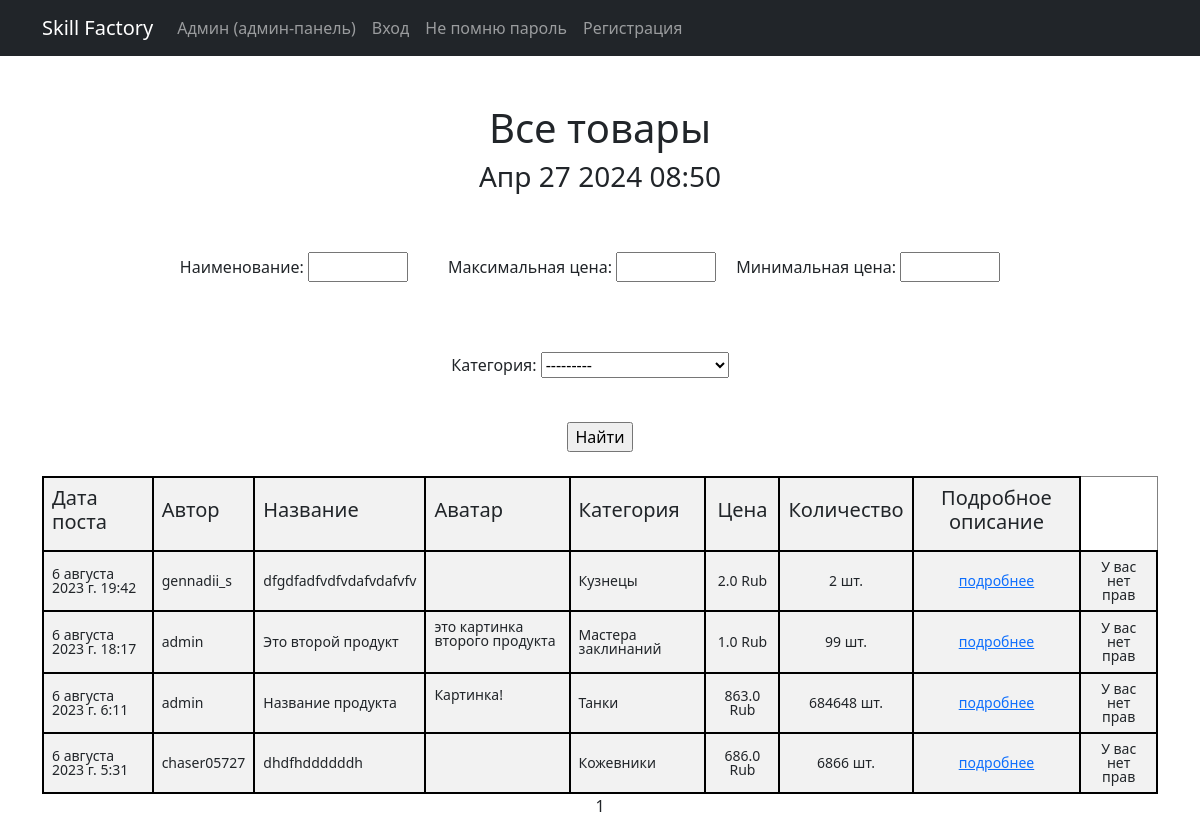
Screenshot of /products/ with the database file from the repository.
### simpleapp/models.py (models this page shows, shortened)
class Product(models.Model):
    class Meta:
        verbose_name = 'Продукт'
        verbose_name_plural = 'Продукты'
    author = models.ForeignKey(Author, on_delete=models.CASCADE)
    icon = RichTextField( # поле для иконки
        verbose_name='Иконка',
        blank=True,  # поле необязательное, может быть пустым
    )
    name = models.TextField(
        max_length=254,
        unique=True, # названия товаров не должны повторяться
        verbose_name='Название',
    )
    description = RichTextField(verbose_name = 'Описание')
    quantity = models.IntegerField(
        validators=[MinValueValidator(0)], verbose_name = 'Количество'
    )
    category = models.ForeignKey(
        to='Category',
        on_delete=models.CASCADE,
        related_name='products', # все продукты в категории будут доступны через поле products
        verbose_name='Категория',
    )
    price = models.FloatField(
        validators=[MinValueValidator(0.0)],
        verbose_name = 'Цена',
    )
    created_at = models.DateTimeField(
        default=timezone.now,  # Значение по умолчанию - текущая дата и время
        verbose_name='Дата создания',
    )

class Author(models.Model):
    authorUser = models.OneToOneField(User, on_delete=models.CASCADE)
    class Meta:
        verbose_name = "Автор"
        verbose_name_plural = "Авторы"

class Category(models.Model):
    TANKS = 'Танки'
    HEALERS = 'Хилы'
    DPS = 'ДД'
    TRADERS = 'Торговцы'
    GUILD_MASTERS = 'Гилдмастеры'
    QUEST_GIVERS = 'Квестгиверы'
    BLACKSMITHS = 'Кузнецы'
    LEATHERWORKERS = 'Кожевники'
    ALCHEMISTS = 'Зельевары'
    SPELL_MASTERS = 'Мастера заклинаний'
    CATEGORY_CHOICES = [
        (TANKS, 'Танки'),
        (HEALERS, 'Хилы'),
        (DPS, 'ДД'),
        (TRADERS, 'Торговцы'),
        (GUILD_MASTERS, 'Гилдмастеры'),
        (QUEST_GIVERS, 'Квестгиверы'),
        (BLACKSMITHS, 'Кузнецы'),
        (LEATHERWORKERS, 'Кожевники'),
        (ALCHEMISTS, 'Зельевары'),
        (SPELL_MASTERS, 'Мастера заклинаний'),
    ]
    name = models.CharField(
        max_length=30,
        choices=CATEGORY_CHOICES,
        verbose_name='Категория',
    )
    class Meta:
        verbose_name = 'Категория'
        verbose_name_plural = 'Категории'

### simpleapp/views.py (the view)
# urls.py: path('', ProductsList.as_view(), name='product_list'),
class ProductsList(ListView):
    model = Product
    ordering = 'name'
    template_name = 'products.html'
    context_object_name = 'products'
    paginate_by = 4  # вот так мы можем указать количество записей на странице
    ordering = '-created_at'# сортировка по дате создания поста объявления
    def get_queryset(self):
        queryset = super().get_queryset()
        self.filterset = ProductFilter(self.request.GET, queryset)
        return self.filterset.qs.select_related('category')
    def get_context_data(self, **kwargs):
        context = super().get_context_data(**kwargs)
        context['time_now'] = datetime.now()
        context['next_sale'] = None
        context['filterset'] = self.filterset
        return context
        for product in context['products']:
            product.created_at = product.created_at.strftime('%Y-%m-%d %H:%M:%S')

### simpleapp/templatetags/custom_filters.py (called while the page is built)
@register.filter()
def currency(value):
   return f'{value}  Rub'

@register.filter()
def coll(value):
   return f'{value}  шт.'

### templates/products.html (shortened to what this page needs)
{% extends 'flatpages/default.html' %}
{% load custom_filters %}
{% block content %}
   <h1>Все товары</h1>
   <h3>{{ time_now|date:'M d Y H:i' }}</h3>
<form action="" method="get">
    <div class="filter-row">
        <div class="filter-field">
            {{ filterset.form.name.label_tag }}
            {{ filterset.form.name }}
        </div>
        <br>
        <div class="filter-field" >
            {{ filterset.form.price__lt.label_tag }}
            {{ filterset.form.price__lt }}
        </div>
        <br>
        <div class="filter-field" >
            {{ filterset.form.price__gt.label_tag }}
            {{ filterset.form.price__gt }}
        </div>
        <br>
        <div class="filter-field">
            {{ filterset.form.category.label_tag }}
            {{ filterset.form.category }}
        </div>
    </div>
    <br>
    <input type="submit" value="Найти"/>
</form>
<form action="" method="get" >
<br>
   {% if products %}
       <table cellpadding="" cellspacing="0" width="" height="" border="" >
           <tr style="">
               <td><h5>Дата поста</h5></td>
               <td><h5>Автор</h5></td>
               <td><h5>Название</h5></td>
               <td><h5>Аватар</h5></td>
               <td><h5>Категория</h5></td>
               <td style="text-align: center; vertical-align: middle;"><h5>Цена</h5></td>
               <td style="text-align: center; vertical-align: middle;"><h5>Количество</h5></td>
               <td style="text-align: center; vertical-align: middle;"><h5>Подробное описание</h5></td>
           </tr>
            {% for product in products %}
                <tr style="">
                    <td>{{ product.created_at }}</td>
                    <td>{{ product.author.authorUser.username }} </td>
                    <td>{{ product.name }}</td>
                    <td>{{ product.icon|safe }}</td>
                    <td>{{ product.category.name }}</td>
                    <td style="text-align: center; vertical-align: middle;">{{ product.price|currency }}</td>
                    <td style="text-align: center; vertical-align: middle;">{{ product.quantity|coll }}</td>
                    <td style="text-align: center; vertical-align: middle;"> <a href="{% url 'product_detail' product.pk %}">подробнее</a> </td>
                    {% if user.is_authenticated and user == product.author.authorUser %}
                    <td style="text-align: center; vertical-align: middle;">
                        <a href="{% url 'product_update' product.pk %}">редактировать </a>
                        <a href="{% url 'product_delete' product.pk %}">удалить </a></td>
                    {% else %}
                        <td style="text-align: center; vertical-align: middle;">У вас нет прав</td>
                    {% endif %}
                </tr>
            {% endfor %}
       </table>
   {% else %}
       <h2>Товаров нет!</h2>
   {% endif %}
   {{ page_obj.number }}
{% endblock content %}

### templates/products.html (style rules this page uses)
td { padding: 10px 10px 10px 10px; font-size: 14px; line-height: 1; }
table { border-collapse: collapse; width: 100%; }
td, th { border: 2px solid #000; padding: 8px; text-align: left; background-color: #f2f2f2; }
tr:first-child { border-top: none; }

### rows the page displays
Product: created_at "6 августа 2023 г. 19:42", author.authorUser.username "gennadii_s", name "dfgdfadfvdfvdafvdafvfv", category.name "Кузнецы", price "2.0 Rub", quantity|coll "2 шт."
Product: created_at "6 августа 2023 г. 18:17", author.authorUser.username "admin", name "Это второй продукт", icon "это картинка второго продукта", category.name "Мастера заклинаний", price "1.0 Rub", quantity|coll "99 шт."
Product: created_at "6 августа 2023 г. 6:11", author.authorUser.username "admin", name "Название продукта", icon "Картинка!", category.name "Танки", price "863.0 Rub", quantity|coll "684648 шт."
Product: created_at "6 августа 2023 г. 5:31", author.authorUser.username "chaser05727", name "dhdfhddddddh", category.name "Кожевники", price "686.0 Rub", quantity|coll "6866 шт."

### other values shown
{{ time_now|date:'M d Y H:i' }} "Апр 27 2024 08:50"
{{ filterset.form.name.label_tag }} "Наименование:"
{{ filterset.form.price__lt.label_tag }} "Максимальная цена:"
{{ filterset.form.price__gt.label_tag }} "Минимальная цена:"
{{ filterset.form.category.label_tag }} "Категория:"
{{ page_obj.number }} "1"
